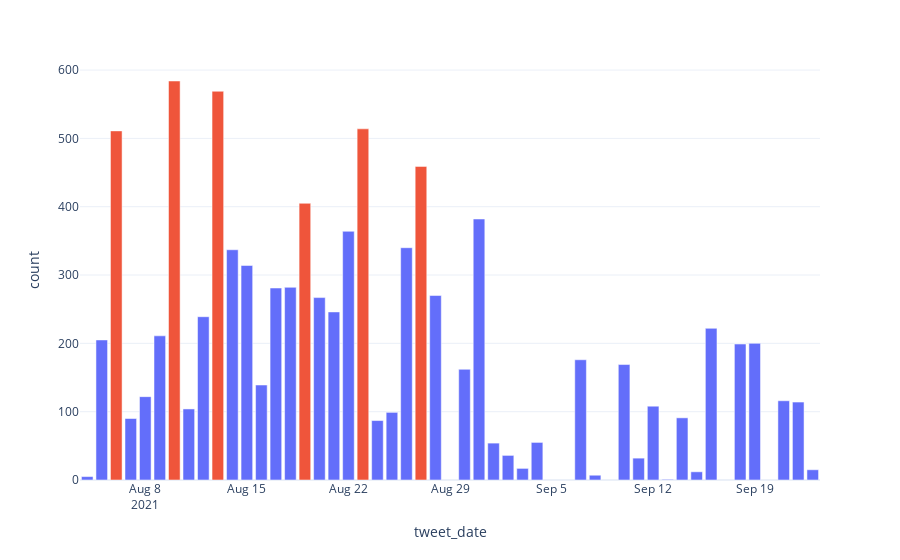

The notebook cell this image was saved under:
### Code cell
colors = ["red" if cc > PST_THRESHOLD else "green" for cc in c_sg_tweets_pst['count']]
fig = px.bar(c_sg_tweets_pst, x="tweet_date", y="count", template='plotly_white', color=colors,
             height = PST_THRESHOLD)
fig.update_layout(showlegend=False)
fig.show()

### Figure 1 — Plotly figure (JSON) as saved in the notebook; plotly's stock layout.template omitted (floating-point values rounded to 4 significant figures)
{"data": [{"alignmentgroup": "True", "hovertemplate": "color=green<br>tweet_date=%{x}<br>count=%{y}<extra></extra>", "legendgroup": "green", "marker": {"color": "#636efa", "pattern": {"shape": ""}}, "name": "green", "offsetgroup": "green", "orientation": "v", "showlegend": true, "textposition": "auto", "type": "bar", "x": ["2021-09-23", "2021-09-22", "2021-09-21", "2021-09-19", "2021-09-18", "2021-09-16", "2021-09-15", "2021-09-14", "2021-09-13", "2021-09-12", "2021-09-11", "2021-09-10", "2021-09-08", "2021-09-07", "2021-09-04", "2021-09-03", "2021-09-02", "2021-09-01", "2021-08-31", "2021-08-30", "2021-08-28", "2021-08-26", "2021-08-25", "2021-08-24", "2021-08-22", "2021-08-21", "2021-08-20", "2021-08-18", "2021-08-17", "2021-08-16", "2021-08-15", "2021-08-14", "2021-08-12", "2021-08-11", "2021-08-09", "2021-08-08", "2021-08-07", "2021-08-05", "2021-08-04"], "xaxis": "x", "y": [15, 114, 116, 200, 199, 222, 12, 91, 1, 108, 32, 169, 7, 176, 55, 17, 36, 54, 382, 162, 270, 340, 99, 87, 364, 246, 267, 282, 281, 139, 314, 337, 239, 104, 211, 122, 90, 205, 5], "yaxis": "y"}, {"alignmentgroup": "True", "hovertemplate": "color=red<br>tweet_date=%{x}<br>count=%{y}<extra></extra>", "legendgroup": "red", "marker": {"color": "#EF553B", "pattern": {"shape": ""}}, "name": "red", "offsetgroup": "red", "orientation": "v", "showlegend": true, "textposition": "auto", "type": "bar", "x": ["2021-08-27", "2021-08-23", "2021-08-19", "2021-08-13", "2021-08-10", "2021-08-06"], "xaxis": "x", "y": [459, 514, 405, 569, 584, 511], "yaxis": "y"}], "layout": {"autosize": true, "barmode": "relative", "legend": {"title": {"text": "color"}, "tracegroupgap": 0}, "margin": {"t": 60}, "showlegend": false, "xaxis": {"anchor": "y", "autorange": true, "domain": [0, 1], "range": ["2021-08-03 12:00", "2021-09-23 12:00"], "title": {"text": "tweet_date"}, "type": "date"}, "yaxis": {"anchor": "x", "autorange": true, "domain": [0, 1], "range": [0, 614.7], "title": {"text": "count"}, "type": "linear"}}}
